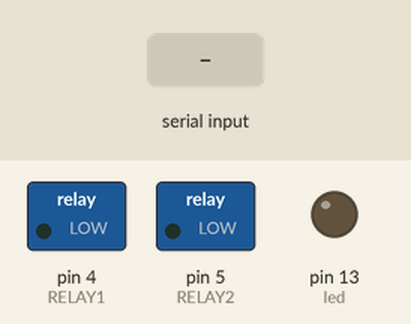
The sketch below on a simulated Arduino Uno, built with avr-gcc and run on an emulated ATmega328P. Parts: switched loads named in the sketch (green lamp = pin HIGH), output pins drawn as LEDs (lit = HIGH). The inputs (shaded band) are chosen by the test bench.

Above: at 1.2 s.
1.3 s: "deploy" received over the second serial link
At 3.6 s:
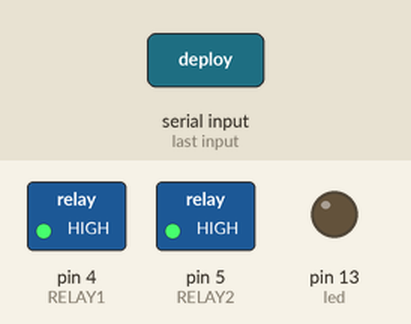
At 5.3 s:
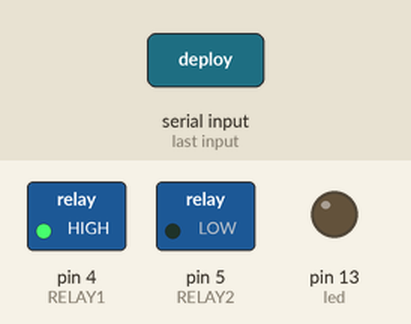
Timing chart, 0 to 20.8 s (numbered marks = the images above; inputs shaded):
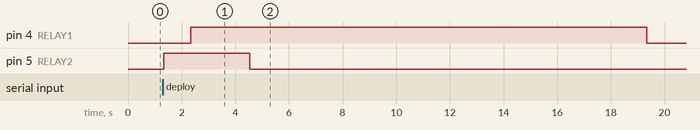

The sketch:

deployment.ino
```cpp
//Arduino UNO XBee Code

#include <SoftwareSerial.h>
#define RELAY1 4
#define RELAY2 5

//Global variables, sets up the serial to xbee

int led = 13;
SoftwareSerial xbee(2, 3);
String readString;


void deploy(){     //deployment test

  digitalWrite(RELAY2, HIGH);
  delay(1000);
  digitalWrite(RELAY1, HIGH);
  delay(2200);
  digitalWrite(RELAY2, LOW);
  delay(14800);
  digitalWrite(RELAY1, LOW);
  }

//Setup code for the led, rX and Tx pins, and the xbee module

void setup() {
  pinMode(led, OUTPUT);
  pinMode(RELAY1, OUTPUT);
  pinMode(RELAY2, OUTPUT);

  xbee.begin(9600);                              // bit rate
  xbee.println(" Deployment system is listening.");          //setup is done and lets the remote xbee know that it is ready to receive a message
}

//code to run continuously

void loop() {
  while (xbee.available()) {                     //as long as there is data on incoming serial buffer...

    //Characers are read from the serial buffer and concatinated
    char c = xbee.read();
    readString += c;
    delay(2);
  }
  if (readString.length()>0){

      //determines if the received message is a valid deploy command, if so, sends deploy signal

      if(readString == "deploy"){
      xbee.print(" deploying rover...");
      deploy();
      xbee.print(" rover deployed.");
      }
      else xbee.print(" Not recognized ");
      readString="";
    }
}
```

Measured:
- after the input at 1.3 s, pin 4 (RELAY1): LOW → HIGH after 1.0 s, → LOW 17.0 s later; pin 5 (RELAY2): LOW → HIGH at once, → LOW 3.2 s later
